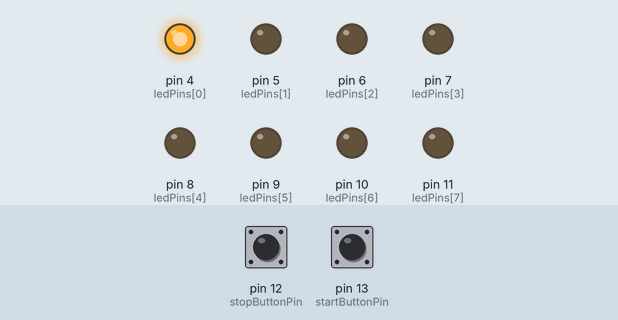
Recording of a sketch running on a simulated Arduino Uno, built with avr-gcc and run on an emulated ATmega328P. On the bench: output pins drawn as LEDs (lit = HIGH). Inputs (shaded band) come from the test bench; at power-on: pin 12 (stopButtonPin) HIGH, pin 13 (startButtonPin) HIGH.

Above: at 0.2 s.
At 1.2 s:
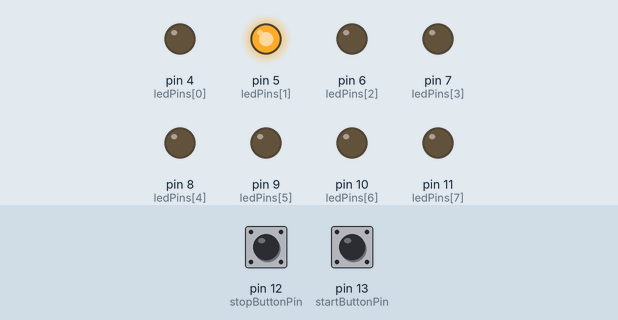
At 2.2 s:
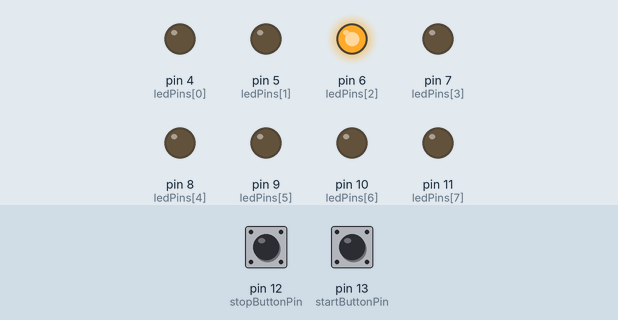
At 4.2 s:
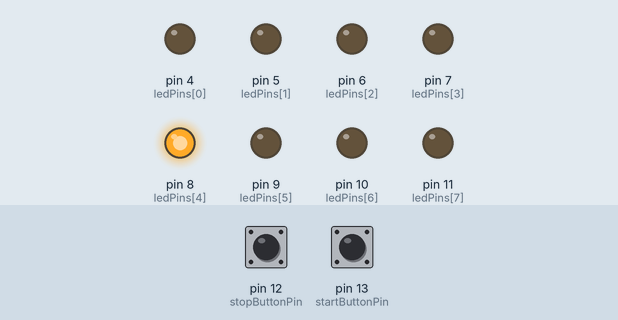
At 6.2 s:
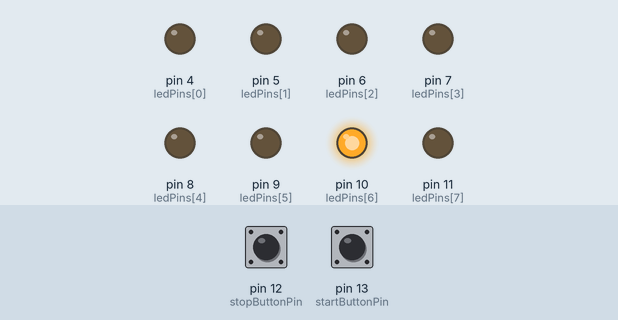
At 8.7 s:
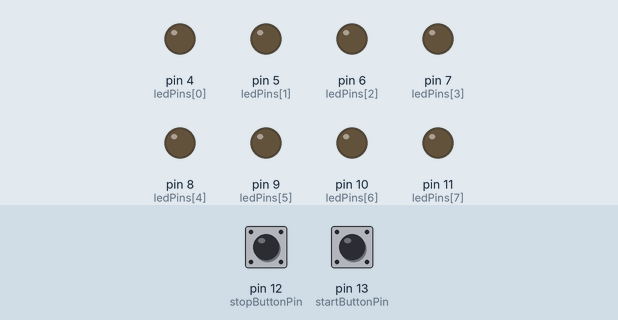
Timing chart, 0 to 9.1 s (numbered marks = the images above):
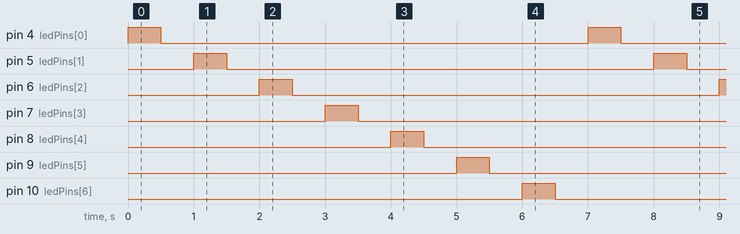

The sketch:

skipping_LED.ino
```cpp
//Trying to skip a couple of LEDs
const int numLEDs = 8; // Number of LEDs connected
int ledPins[] = {4, 5, 6, 7, 8, 9, 10, 11}; // Array to store the LED pin numbers

const int stopButtonPin = 12; // Pin number for the stop button
const int startButtonPin = 13; // Pin number for the start button

boolean blinkEnabled = true; // Flag to control blinking

void setup() {
  // Initialize all LED pins as OUTPUT
  for (int i = 0; i < numLEDs; i++) {
    pinMode(ledPins[i], OUTPUT);
  }

  // Initialize push buttons as INPUT with internal pull-up resistors
  pinMode(stopButtonPin, INPUT_PULLUP);
  pinMode(startButtonPin, INPUT_PULLUP);
}

void loop() {
  // Checking if the stop button is pressed
  if (digitalRead(stopButtonPin) == LOW) {
    blinkEnabled = false; // Disable blinking
    turnOffLEDs(); // Turn off all LEDs
    while (digitalRead(stopButtonPin) == LOW) {
      // Wait until the stop button is released
    }
  }

  // Check if the start button is pressed
  if (digitalRead(startButtonPin) == LOW) {
    blinkEnabled = true; // Enable blinking
    while (digitalRead(startButtonPin) == LOW) {
      // Wait until the start button is released
    }
  }

  // Blink LEDs if blinking is enabled
  if (blinkEnabled) {
    for (int i = 0; i < numLEDs; i++) {
      if(i== (sizeof(ledPins)/sizeof(ledPins[0]))-1 ){
        continue; //skipping the last LED just for fun
      }

      digitalWrite(ledPins[i], HIGH); // Turn on the current LED
      delay(500);// Wait for half a second
      digitalWrite(ledPins[i], LOW); // Turn off the current LED
      delay(500);// Wait for half a second
    }
  }
}


// Function to turn off all LEDs
void turnOffLEDs() {
  for (int i = 0; i < numLEDs; i++) {
    digitalWrite(ledPins[i], LOW);
  }
}
```

Measured:
- by itself, pin 4 (ledPins[0]), pin 5 (ledPins[1]), pin 6 (ledPins[2]), pin 7 (ledPins[3]), pin 8 (ledPins[4]), pin 9 (ledPins[5]), pin 10 (ledPins[6]): alternates HIGH for 0.50 s and LOW for 6.5 s
- by itself, everything shown: repeats every 7.0 s, in 14 steps
